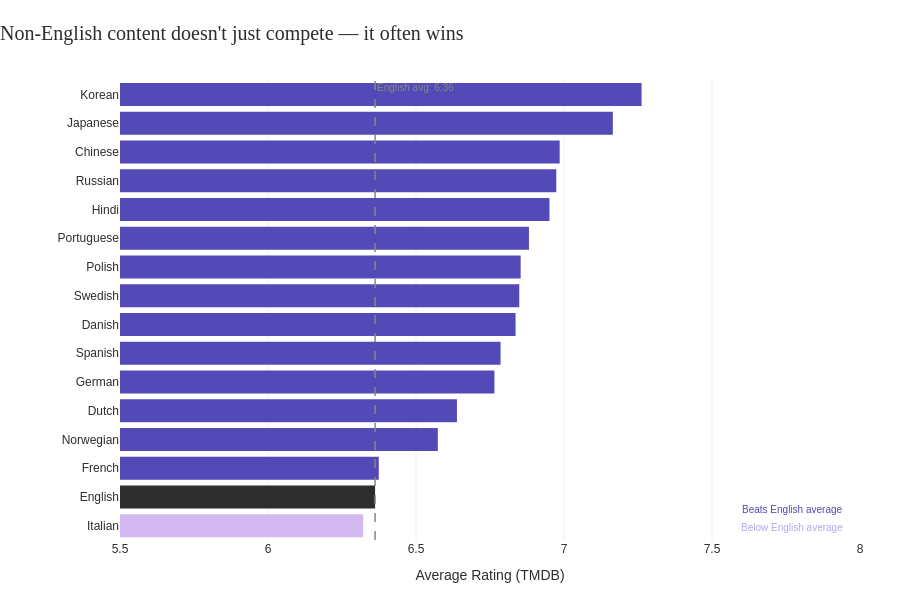

The notebook cell saved with this chart:
### Markdown cell above
## Have Movies Actually Gotten Better? The Rating Distributions Say Yes — Barely

This is the question every binge watcher argues about at some point. Usually around season three of something that started brilliantly and then didn't.

The 1970s distribution is the widest and sits furthest right — but don't read too much into it. Only 760 films from that decade have enough votes to appear in this dataset. These are the survivors: the films that people are still watching, still rating, still recommending fifty years later. Survivor bias makes every decade look better in retrospect. The 1970s just had more time to filter out the forgettable ones.

The 2000s and 2010s tell the real story. As content volume exploded — streaming wars, franchise factories, sequel machines — the rating distributions shifted slightly left and widened. More movies, more mediocrity, more of everything. The median dropped from 6.90 in the 1970s to 6.40 in the 2000s. That's not a collapse in quality. It's the mathematical consequence of making significantly more things and hoping some of them are good.

The 2020s are quietly interesting. The distribution is tightening and moving right again — median back up to 6.70. Whether that's the streaming platforms finally figuring out quality over quantity, or just the fact that bad 2020s films haven't had enough time to accumulate their deserved low ratings, is a question the data can't fully answer yet. Check back in 2035.

### Code cell
# Language analysis — minimum 50 movies for credibility
lang_analysis = df_clean.groupby('original_language').agg(
    movie_count  = ('title', 'count'),
    avg_rating   = ('vote_average', 'mean'),
    median_rating= ('vote_average', 'median'),
    avg_roi      = ('roi', 'mean'),
    median_roi   = ('roi', 'median'),
    avg_popularity=('popularity', 'mean')
).reset_index()

lang_analysis = lang_analysis[
    lang_analysis['movie_count'] >= 50].copy()

# Language name map
lang_names = {
    'en': 'English', 'fr': 'French', 'es': 'Spanish',
    'de': 'German', 'ja': 'Japanese', 'ko': 'Korean',
    'zh': 'Chinese', 'it': 'Italian', 'pt': 'Portuguese',
    'hi': 'Hindi', 'ru': 'Russian', 'tr': 'Turkish',
    'da': 'Danish', 'sv': 'Swedish', 'nl': 'Dutch',
    'pl': 'Polish', 'no': 'Norwegian', 'th': 'Thai',
    'fa': 'Persian', 'ar': 'Arabic',
    'cn': 'Cantonese'
}

lang_analysis['language_name'] = lang_analysis[
    'original_language'].map(lang_names).fillna(
    lang_analysis['original_language'])

# Drop duplicates — keep zh for Chinese, drop cn
lang_analysis = lang_analysis[
    lang_analysis['original_language'] != 'cn'].copy()

# English baseline
english_rating = lang_analysis[
    lang_analysis['original_language'] == 'en']['avg_rating'].values[0]

# Sort by avg rating descending
lang_analysis = lang_analysis.sort_values(
    'avg_rating', ascending=True)

# Colour — highlight non-English that beat English
lang_analysis['beats_english'] = (
    lang_analysis['avg_rating'] > english_rating) & \
    (lang_analysis['original_language'] != 'en')

lang_analysis['color'] = lang_analysis.apply(
    lambda x: '#534AB7' if x['beats_english']
    else ('#2d2d2d' if x['original_language'] == 'en'
    else '#D4B8F0'), axis=1
)

fig = go.Figure()

# Bars
fig.add_trace(go.Bar(
    x=lang_analysis['avg_rating'],
    y=lang_analysis['language_name'],
    orientation='h',
    marker=dict(
        color=lang_analysis['color'],
        line=dict(width=0)
    ),
    customdata=lang_analysis[[
        'movie_count', 'avg_rating',
        'median_roi', 'original_language']].values,
    hovertemplate=(
        "<b>%{y}</b><br>"
        "Avg Rating: %{customdata[1]:.2f}<br>"
        "Median ROI: %{customdata[2]:,.0f}%<br>"
        "Movies: %{customdata[0]:,}<extra></extra>"
    )
))

# English baseline reference line
fig.add_vline(
    x=english_rating,
    line_dash='dash',
    line_color='#888780',
    line_width=1.5,
    annotation_text=f'English avg: {english_rating:.2f}',
    annotation_position='top right',
    annotation_font=dict(size=10, color='#888780')
)

# Clean legend annotations
fig.add_annotation(
    x=0.98, y=0.05,
    xref='paper', yref='paper',
    text='Beats English average',
    showarrow=False,
   font=dict(size=10, color='#534AB7'),
    xanchor='right'
)

fig.add_annotation(
    x=0.98, y=0.01,
    xref='paper', yref='paper',
    text='Below English average',
    showarrow=False,
    font=dict(size=10, color='#AFA9EC'),
    xanchor='right'
)

fig.update_layout(
    title=dict(
        text="Non-English content doesn't just compete — it often wins",
        font=dict(size=20, color='#2d2d2d', family='Arial Black'),
        x=0, pad=dict(b=20)
    ),
    xaxis=dict(
        title='Average Rating (TMDB)',
        gridcolor='#f0f0f0',
        range=[5.5, 8.0]
    ),
    yaxis=dict(
        title='',
        tickfont=dict(size=12)
    ),
    plot_bgcolor='white',
    paper_bgcolor='white',
    height=600,
    margin=dict(l=120, r=40, t=80, b=60),
    font=dict(family='Arial', color='#2d2d2d'),
    showlegend=False
)

fig.write_html('charts/chart6_language_analysis.html')
fig.write_image('charts/chart6_language_analysis.png',
                width=1200, height=600, scale=2)

fig.show()
print("Chart 6 saved.")

### Figure 1 — Plotly figure (JSON) as saved in the notebook; plotly's stock layout.template omitted (floating-point values rounded to 4 significant figures)
{"data": [{"customdata": [[783, 6.321, 1.654, "it"], [11822, 6.362, 96.38, "en"], [1338, 6.374, -7.238, "fr"], [51, 6.574, 21.94, "no"], [51, 6.638, -5.2, "nl"], [237, 6.765, 190.9, "de"], [524, 6.786, 81.79, "es"], [67, 6.836, -41.11, "da"], [56, 6.849, 122.1, "sv"], [56, 6.854, 87.02, "pl"], [127, 6.882, 181.0, "pt"], [165, 6.951, 316.4, "hi"], [114, 6.974, 53.22, "ru"], [160, 6.985, 297.9, "zh"], [583, 7.165, 125.0, "ja"], [225, 7.262, 299.4, "ko"]], "hovertemplate": "<b>%{y}</b><br>Avg Rating: %{customdata[1]:.2f}<br>Median ROI: %{customdata[2]:,.0f}%<br>Movies: %{customdata[0]:,}<extra></extra>", "marker": {"color": ["#D4B8F0", "#2d2d2d", "#534AB7", "#534AB7", "#534AB7", "#534AB7", "#534AB7", "#534AB7", "#534AB7", "#534AB7", "#534AB7", "#534AB7", "#534AB7", "#534AB7", "#534AB7", "#534AB7"], "line": {"width": 0}}, "orientation": "h", "type": "bar", "x": [6.321, 6.362, 6.374, 6.574, 6.638, 6.765, 6.786, 6.836, 6.849, 6.854, 6.882, 6.951, 6.974, 6.985, 7.165, 7.262], "y": ["Italian", "English", "French", "Norwegian", "Dutch", "German", "Spanish", "Danish", "Swedish", "Polish", "Portuguese", "Hindi", "Russian", "Chinese", "Japanese", "Korean"]}], "layout": {"annotations": [{"font": {"color": "#888780", "size": 10}, "showarrow": false, "text": "English avg: 6.36", "x": 6.362, "xanchor": "left", "xref": "x", "y": 1, "yanchor": "top", "yref": "y domain"}, {"font": {"color": "#534AB7", "size": 10}, "showarrow": false, "text": "Beats English average", "x": 0.98, "xanchor": "right", "xref": "paper", "y": 0.05, "yref": "paper"}, {"font": {"color": "#AFA9EC", "size": 10}, "showarrow": false, "text": "Below English average", "x": 0.98, "xanchor": "right", "xref": "paper", "y": 0.01, "yref": "paper"}], "font": {"color": "#2d2d2d", "family": "Arial"}, "height": 600, "margin": {"b": 60, "l": 120, "r": 40, "t": 80}, "paper_bgcolor": "white", "plot_bgcolor": "white", "shapes": [{"line": {"color": "#888780", "dash": "dash", "width": 1.5}, "type": "line", "x0": 6.362, "x1": 6.362, "xref": "x", "y0": 0, "y1": 1, "yref": "y domain"}], "showlegend": false, "title": {"font": {"color": "#2d2d2d", "family": "Arial Black", "size": 20}, "pad": {"b": 20}, "text": "Non-English content doesn't just compete — it often wins", "x": 0}, "xaxis": {"gridcolor": "#f0f0f0", "range": [5.5, 8], "title": {"text": "Average Rating (TMDB)"}}, "yaxis": {"tickfont": {"size": 12}, "title": {"text": ""}}}}
